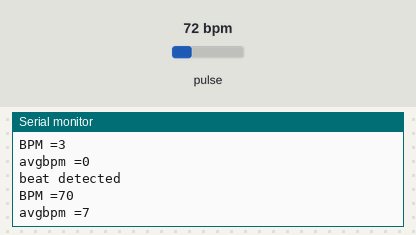
A sketch run on a simulated Arduino Uno, built with avr-gcc and run on an emulated ATmega328P. Parts: the last lines printed to the serial monitor. Inputs (shaded band) come from the test bench; at power-on: pulse 72 bpm.

Above: at 19.9 s.
20.0 s: pulse set to 42 bpm
At 21.4 s:
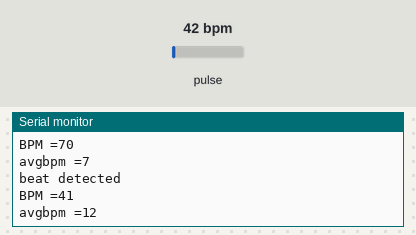
21.5 s: pulse set to 70 bpm
At 22.6 s:
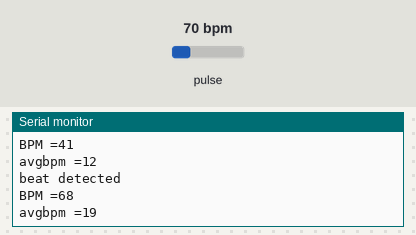
Timing chart, 0 to 24.5 s (numbered marks = the images above; inputs shaded):
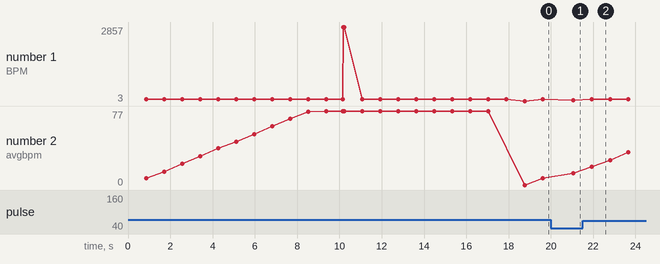

Measured:
- after the input at 20.0 s, the serial monitor: prints a new line after 1.1 s (image 1)
- after the input at 21.5 s, the serial monitor: prints a new line after 0.43 s (image 2)
- plotted number 1: 70 → 41 after the input at 20.0 s, 41 → 2857 after the input at 21.5 s
- plotted number 2: 7 → 12 after the input at 20.0 s, 12 → 65 after the input at 21.5 s

The sketch:

heartrate_exp.ino.ino
```cpp
#include <heartRate.h>
#include <MAX30105.h>
#include <spo2_algorithm.h>
#include <Wire.h>
 MAX30105 sensor;
 int beats[10];
 float beat = 0;
 int avgbpm = 0;
 int i = 0;
 int arrayindex =0;
 int x =0;


void setup() {
  Serial.begin(115200);
  sensor.begin(Wire , I2C_SPEED_FAST);
  sensor.setup();


}

void loop() {
   int IR = sensor.getIR();
  delay(10);
  if(checkForBeat(IR) == true){
    Serial.println("beat detected");
    float delta = millis()- beat;
    beat = millis();
    int bpm = 60/(delta/1000);
    Serial.print("BPM =");
    Serial.println(bpm);
    beats[arrayindex++] = bpm; //adding values to the array
    for(i=0; i<10; i=i+1)
      avgbpm+=beats[i];
      avgbpm/=i;
    Serial.print("avgbpm =");
    Serial.println(avgbpm, 10);


    }


  }
```
